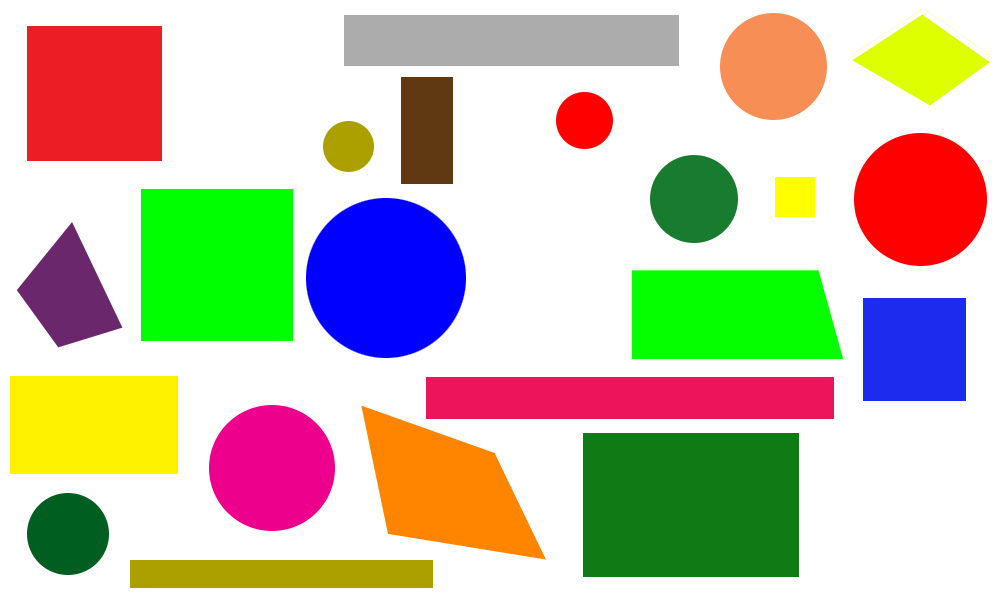
//> input picture input/7.png, 1000 x 600 px
$ ./detect_color_trackbar   (built with g++ and OpenCV 4)
//> lines starting //> are read from the running program, lines starting //| are printed output that depends on the picture; after the words box and inside, x2 and y2 are one past the last pixel; in counts of white or black regions, pixels touching at a corner belong together
#include <iostream>
#include "opencv2/highgui/highgui.hpp"
#include "opencv2/imgproc/imgproc.hpp"

using namespace cv;
using namespace std;

int main(int argc, char** argv)
{
	Mat img = imread("7.png");
//> img is the input picture: 600 rows x 1000 cols, CV_8UC3; mean B, G, R 170.2, 193.6, 199.4
	imshow("Image", img);

	namedWindow("Control", CV_WINDOW_AUTOSIZE); //create a window called "Control"
	int iLowH = 0;
	int iHighH = 255;
	int iLowS = 0;
	int iHighS = 255;
	int iLowV = 0;
	int iHighV = 255;

	//Create trackbars in "Control" window
	cvCreateTrackbar("LowH", "Control", &iLowH, 255); //Hue (0 - 179)
//> slider 'LowH' is set to 51
	cvCreateTrackbar("HighH", "Control", &iHighH, 255);
	cvCreateTrackbar("LowS", "Control", &iLowS, 255); //Saturation (0 - 255)
//> slider 'LowS' is set to 51
	cvCreateTrackbar("HighS", "Control", &iHighS, 255);
	cvCreateTrackbar("LowV", "Control", &iLowV, 255); //Value (0 - 255)
//> slider 'LowV' is set to 51
	cvCreateTrackbar("HighV", "Control", &iHighV, 255);

	while (1)
	{
		// convert HSV
		Mat img_HSV;
		cvtColor(img, img_HSV, COLOR_BGR2HSV); //Convert the captured frame from BGR to HSV
//> img_HSV: 600 rows x 1000 cols, CV_8UC3; mean H, S, V 32.7, 99.1, 236.5
		Mat img_thresholded;
		inRange(img_HSV, Scalar(iLowH, iLowS, iLowV), Scalar(iHighH, iHighS, iHighV), img_thresholded); //Threshold the image
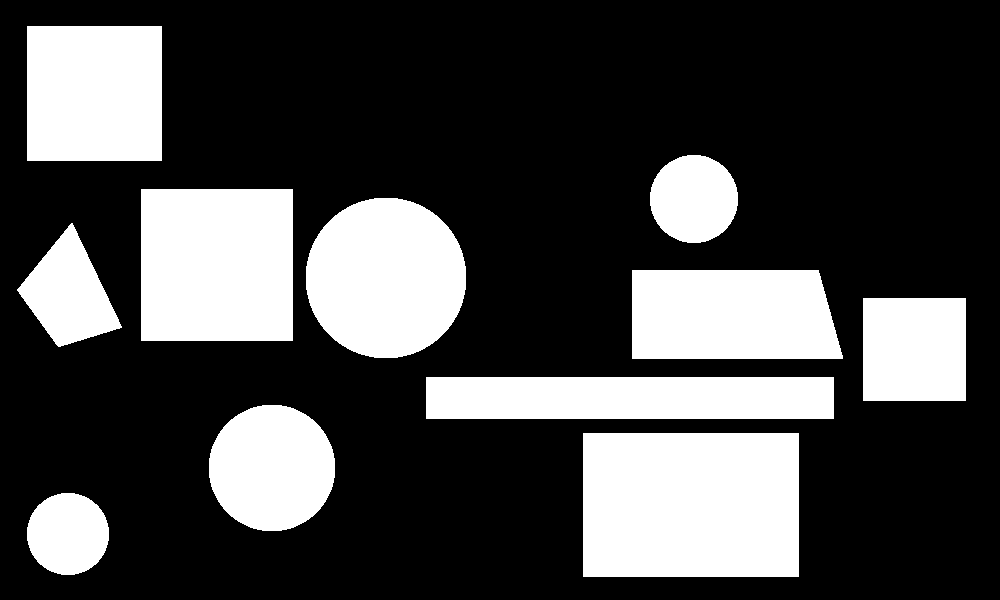
//> img_thresholded: 600 rows x 1000 cols, CV_8UC1; 28.2% white; 11 white regions, largest, box (x1, y1, x2, y2) and area: (583, 433, 799, 577) 31104, (141, 189, 293, 341) 23104, (306, 198, 466, 358) 20300
		//morphological opening (remove small objects from the foreground)
		erode(img_thresholded, img_thresholded, getStructuringElement(MORPH_ELLIPSE, Size(5, 5)));
		dilate(img_thresholded, img_thresholded, getStructuringElement(MORPH_ELLIPSE, Size(5, 5)));
		//morphological closing (fill small holes in the foreground)
		dilate(img_thresholded, img_thresholded, getStructuringElement(MORPH_ELLIPSE, Size(5, 5)));
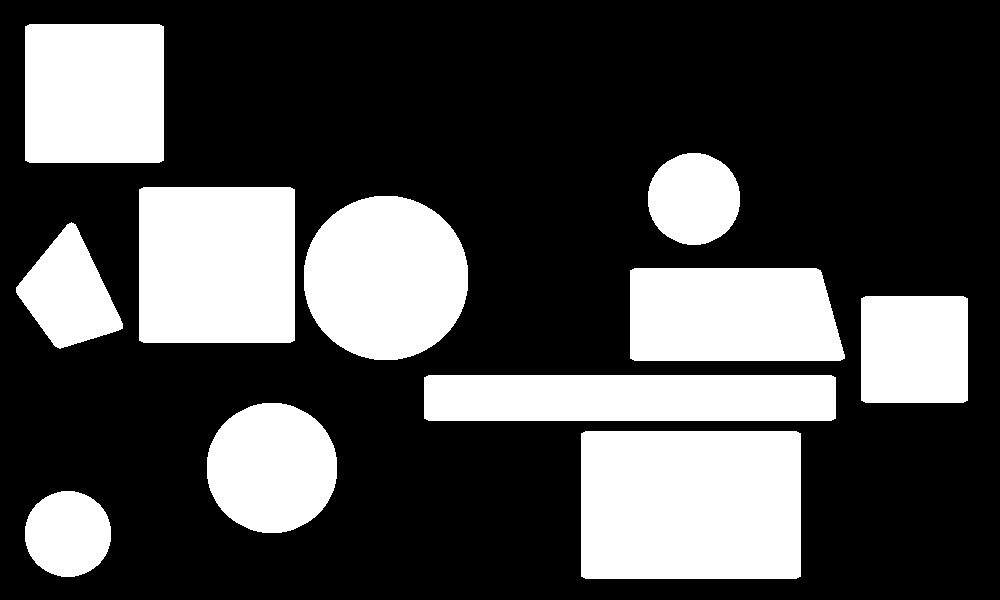
//> img_thresholded: 600 rows x 1000 cols, CV_8UC1; 30% white; 11 white regions, largest, box (x1, y1, x2, y2) and area: (581, 431, 801, 579) 32536, (139, 187, 295, 343) 24312, (304, 196, 468, 360) 21352
		erode(img_thresholded, img_thresholded, getStructuringElement(MORPH_ELLIPSE, Size(5, 5)));
		//show the thresholded image
		imshow("Thresholded Image", img_thresholded);
		//show the original image
		imshow("Original", img);
		if (waitKey(30) == 27) //wait for 'esc' key press for 30ms. If 'esc' key is pressed, break loop
//> the Esc key is pressed
		{
			cout << "esc key is pressed by user" << endl;
			break;
		}
	}
	return 0;
}

$ run again, with input/2.png copied over input/7.png
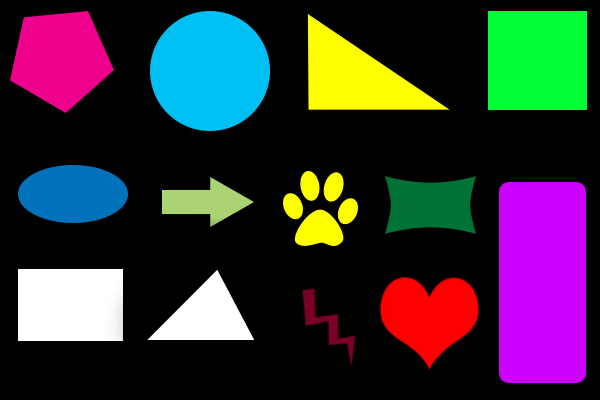
//> input picture input/2.png, 600 x 400 px
//> img is the input picture: 400 rows x 600 cols, CV_8UC3; mean B, G, R 54.3, 48, 52.4
//> img_HSV: 400 rows x 600 cols, CV_8UC3; mean H, S, V 28.8, 78.8, 84.2
//> `inRange(img_HSV, Scalar(iLowH, iLowS, iLowV), Scalar(iHighH, iHighS, i..`:
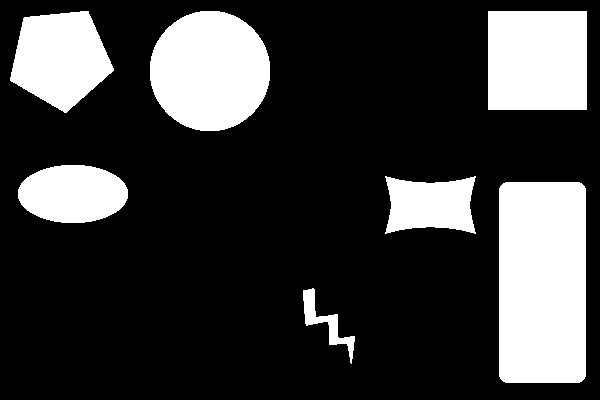
//> img_thresholded: 400 rows x 600 cols, CV_8UC1; 23.3% white; 7 white regions, largest, box (x1, y1, x2, y2) and area: (499, 182, 586, 383) 17419, (150, 11, 270, 131) 11420, (488, 11, 587, 110) 9801
//> `erode(img_thresholded, img_thresholded, getStructuringElement(MORPH_EL..`:
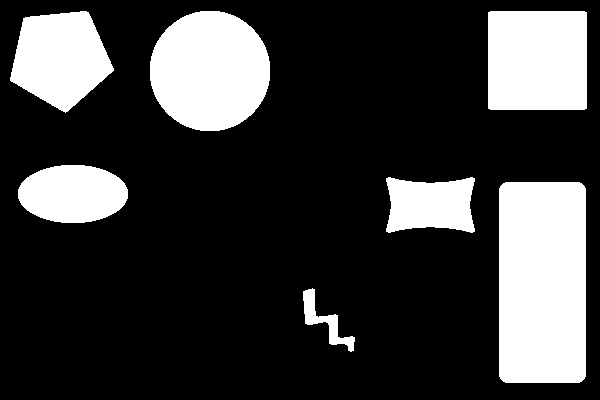
//> img_thresholded: 400 rows x 600 cols, CV_8UC1; 23.3% white; 7 white regions, largest, box (x1, y1, x2, y2) and area: (499, 182, 586, 383) 17419, (150, 11, 270, 131) 11420, (488, 11, 587, 110) 9793

$ run again, with input/3.png copied over input/7.png
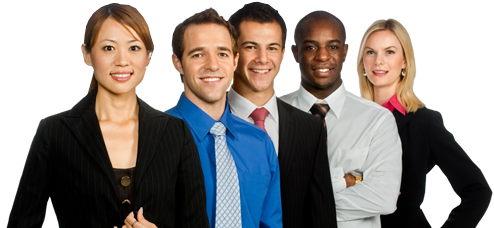
//> input picture input/3.png, 494 x 228 px
//> img is the input picture: 228 rows x 494 cols, CV_8UC3; mean B, G, R 137.9, 140.4, 145.8
//> img_HSV: 228 rows x 494 cols, CV_8UC3; mean H, S, V 29.5, 52.8, 156.1
//> `inRange(img_HSV, Scalar(iLowH, iLowS, iLowV), Scalar(iHighH, iHighS, i..`:
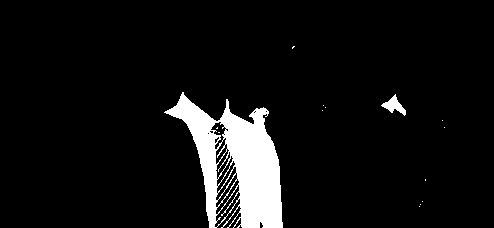
//> img_thresholded: 228 rows x 494 cols, CV_8UC1; 7.1% white; 14 white regions (12 under 20 px), largest, box (x1, y1, x2, y2) and area: (164, 92, 283, 228) 7767, (381, 94, 406, 116) 226
//> `erode(img_thresholded, img_thresholded, getStructuringElement(MORPH_EL..`:
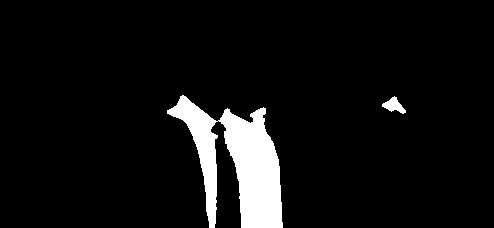
//> img_thresholded: 228 rows x 494 cols, CV_8UC1; 6.6% white; 2 white regions, box (x1, y1, x2, y2) and area: (167, 95, 283, 228) 7200, (382, 96, 406, 114) 213
